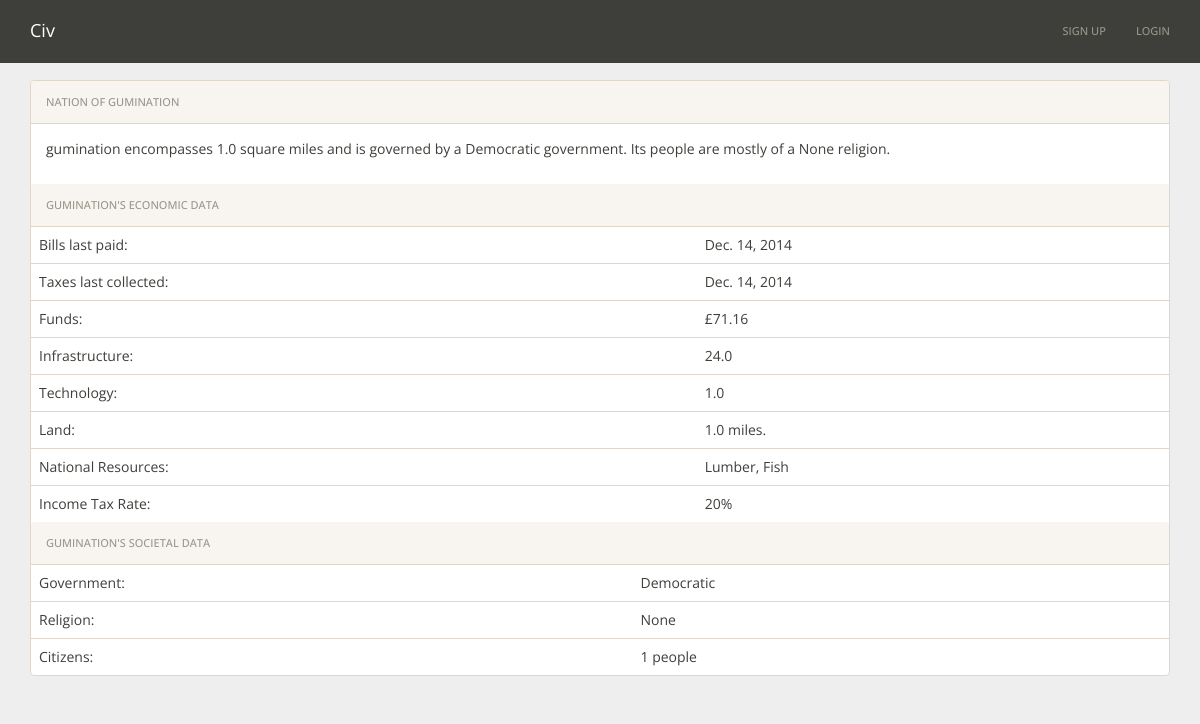
/nation/1/, run on an earlier commit of the app's database.
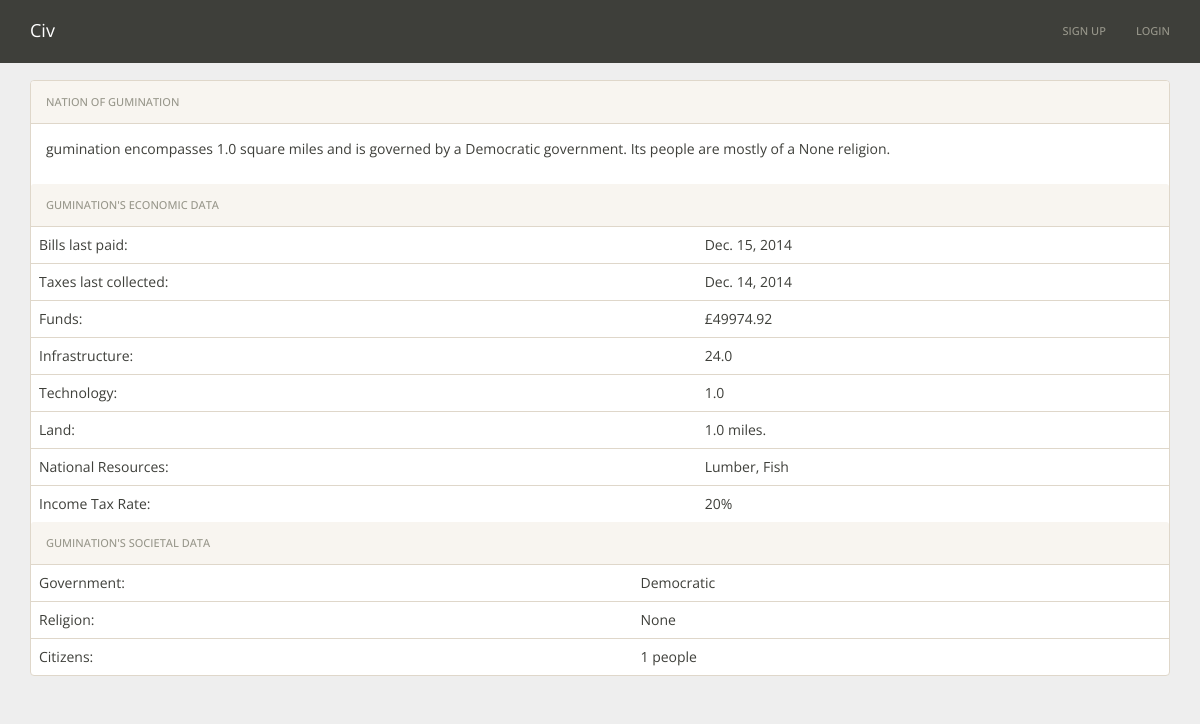
And on a later commit of the database.
### nations/models.py (models this page shows)
class Nation(models.Model):
    user = models.OneToOneField(User)
    nation_name = models.CharField(max_length=30)
    funds = models.DecimalField(default=10000.00, max_digits=19, decimal_places=2)
    government = models.CharField(max_length=30, default='Democratic')
    religion = models.CharField(max_length=30, default='None')
    infrastructure = models.FloatField(default=1.00)
    technology = models.FloatField(default=1.00)
    land = models.FloatField(default=1.00)
    resource1 = models.CharField(max_length=200)
    resource2 = models.CharField(max_length=200)
    peaceful = models.BooleanField(default=False)
    paid_bills = models.DateField()
    collect_taxes = models.DateField()
    tax_rate = models.IntegerField(default=20)
    citizens = models.IntegerField(default=1)

### nations/views.py (the view)
# urls.py: url(r'^nation/(?P<pk>\d+)/$', views.nationView.as_view(), name='nation'),
class nationView(DetailView):
	model = Nation

### nations/static/templates/nations/nation_detail.html
{% extends "base.html" %}
{% block content %}
<div class="container">
	<div class="panel panel-default">
	    <div class="panel-heading">Nation of {{nation.nation_name}}</div>
	    <div class="panel-body">
	    	<p>{{nation.nation_name}} encompasses {{nation.land}} square miles and is governed by a {{nation.government}} government. Its people are mostly of a {{nation.religion}} religion.</p>
		</div>
		<div class="panel-heading">{{nation.nation_name}}'s economic data</div>
	    <table class="table">
	        <tbody>
		        <tr>
			        <td>Bills last paid:</td>
			        <td>{{nation.paid_bills}}</td>
		        </tr>
		        <tr>
			        <td>Taxes last collected:</td>
			        <td>{{nation.collect_taxes}}</td>
		        </tr>
	        	<tr>
	            	<td>Funds: </td>
	            	<td>£{{nation.funds}}</td>
	          	</tr>
	          	<tr>
	            	<td>Infrastructure: </td>
	            	<td>{{nation.infrastructure}}</td>
	          	</tr>
	          	<tr>
	            	<td>Technology: </td>
	            	<td>{{nation.technology}}</td>
	          	</tr>
	          	<tr>
	            	<td>Land: </td>
	            	<td>{{nation.land}} miles.</td>
	          	</tr>
	          	<tr>
	            	<td>National Resources: </td>
	            	<td>{{nation.resource1}}, {{nation.resource2}}</td>
	          	</tr>
	          	<tr>
		          	<td>Income Tax Rate:</td>
		          	<td>{{nation.tax_rate}}%</td>
	          	</tr>
	        </tbody>
		</table>
		<div class="panel-heading">{{nation.nation_name}}'s societal data</div>
		<table class="table">
			<tbody>
				<tr>
	            	<td>Government: </td>
	            	<td>{{nation.government}}</td>
				</tr>
				<tr>
					<td>Religion: </td>
					<td>{{nation.religion}}</td>
				</tr>
				<tr>
					<td>Citizens: </td>
					<td>{{nation.citizens}} people</td>
				</tr>
			</tbody>
		</table>
	</div>
</div>
{% endblock %}

What changed in the data, as far as the page shows it:
changed Nation "gumination": paid_bills "Dec. 14, 2014" → "Dec. 15, 2014"; funds "71.16" → "49974.92"
